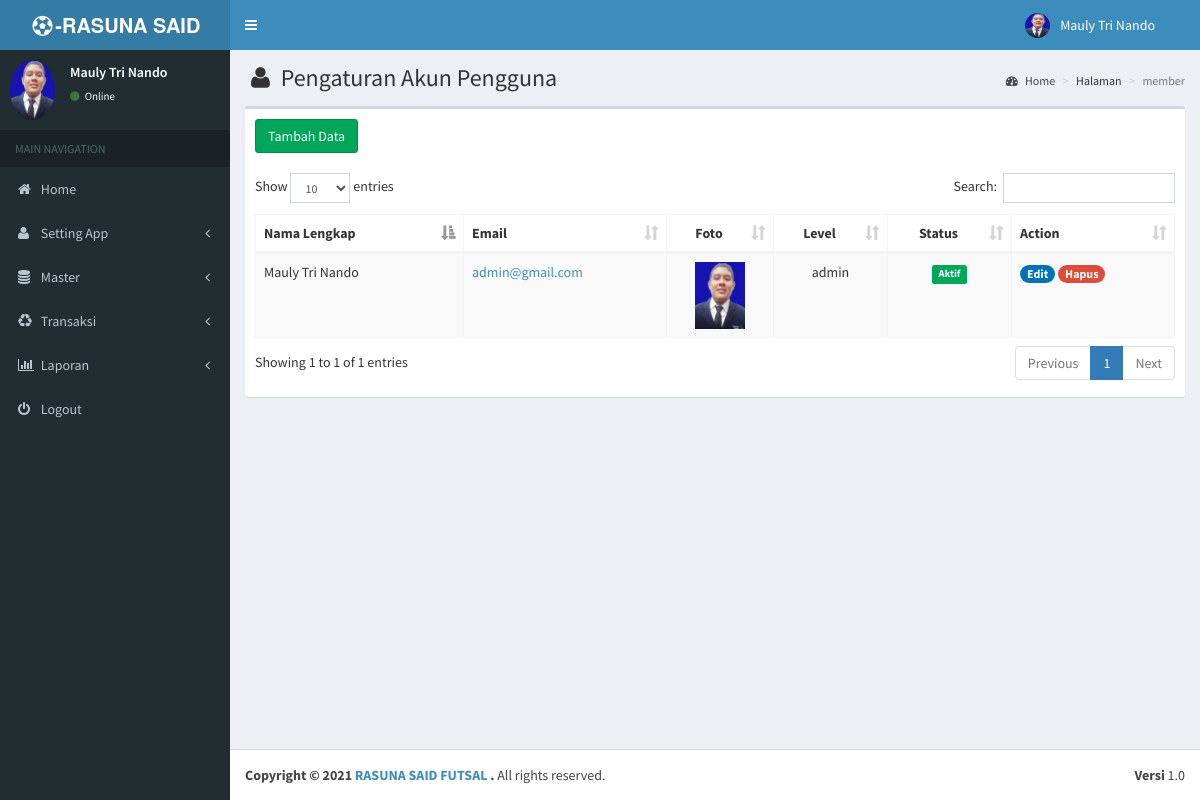
Screenshot of /index.php?halamane=member (signed in) with the database file from the repository.
### tables this page shows
CREATE TABLE `identitas` (
  `id_identitas` varchar(3) NOT NULL,
  `nama_identitas` varchar(35) NOT NULL,
  `alamat` text NOT NULL,
  `no_telp` varchar(12) NOT NULL,
  `rekening` text NOT NULL,
  `email` varchar(25) NOT NULL
);

CREATE TABLE `member` (
  `username` int(5) NOT NULL,
  `password` varchar(50) NOT NULL,
  `nama_lengkap` varchar(100) NOT NULL,
  `email` varchar(100) NOT NULL,
  `blokir` enum('N','Y') DEFAULT 'N',
  `foto` varchar(100) NOT NULL,
  `level` varchar(20) NOT NULL,
  `tanggal` varchar(10) NOT NULL,
  `alamat` varchar(100) NOT NULL,
  `no_telp` varchar(12) NOT NULL,
  `foto_ktp` varchar(100) NOT NULL,
  `no_hp` varchar(12) NOT NULL
);

### index.php (the view, shortened to what this page needs)
<?php
if (isset($_SESSION['username']) && isset($_SESSION['namauser']) && isset($_SESSION['namalengkap']) && isset($_SESSION['passuser']) && isset($_SESSION['level']))
{
$i=mysql_fetch_array(mysql_query("SELECT * FROM identitas WHERE id_identitas='00'"));
?>
<!DOCTYPE html>
<html>
<head>
  <link rel="stylesheet" href="bootstrap/css/bootstrap.min.css">
  <link rel="stylesheet" href="dist/css/font-awesome.min.css">
  <link rel="stylesheet" href="dist/css/ionicons.min.css">
  <link rel="stylesheet" href="dist/css/AdminLTE.min.css">
  <link rel="stylesheet" href="dist/css/skins/_all-skins.min.css">
  <link rel="stylesheet" href="plugins/bootstrap-wysihtml5/bootstrap3-wysihtml5.min.css">
  <link rel="stylesheet" href="plugins/daterangepicker/daterangepicker-bs3.css">
  <link rel="stylesheet" href="plugins/datepicker/datepicker3.css">
  <link rel="stylesheet" href="plugins/iCheck/all.css">
  <link rel="stylesheet" href="plugins/colorpicker/bootstrap-colorpicker.min.css">
  <link rel="stylesheet" href="plugins/timepicker/bootstrap-timepicker.min.css">
  <link rel="stylesheet" href="plugins/select2/select2.min.css">
  <link rel="stylesheet" href="plugins/datatables/dataTables.bootstrap.css">
<link href='plugins/fullcalendar/fullcalendar.css' rel='stylesheet' />
<link href='plugins/fullcalendar/fullcalendar.print.css' rel='stylesheet' media='print' />
</head>
<body class="hold-transition skin-blue fixed sidebar-mini">
<div class="wrapper">
  <header class="main-header">
    <a href="index.php?halamane=home" class="logo">
      <span class="logo-lg"><b><i class="fa fa-fw fa-soccer-ball-o"></i>-<?php echo"$i[nama_identitas]"; ?></b></i></span>
    </a>
    <nav class="navbar navbar-static-top">
      <a href="#" class="sidebar-toggle" data-toggle="offcanvas" role="button">
      </a>
      <div class="navbar-custom-menu">
        <ul class="nav navbar-nav">
          <li class="dropdown user user-menu">
            <a href="#" class="dropdown-toggle" data-toggle="dropdown">
              <?php
               if ($_SESSION['level'] =='admin'){
              ?>
              <img src="<?php echo"foto_user/small_$_SESSION[foto]";?>" class="user-image" alt="User Image">
               <?php
             }
               else{
                echo"<img src=\"foto_user/user.png\" class=\"user-image\" alt=\"User Image\">";
               }
              ?>
              <span class="hidden-xs"><?php echo"$_SESSION[namalengkap]";?></span>
            </a>
          </li>
          <li>
           <a></a>
          </li>
        </ul>
      </div>
    </nav>
  </header>
  <aside class="main-sidebar">
    <section class="sidebar">
      <div class="user-panel">
        <div class="pull-left image">
        <?php
               if ($_SESSION['level'] =='admin'){
              ?>
              <img src="<?php echo"foto_user/small_$_SESSION[foto]";?>" class="img-circle" alt="User Image">
               <?php
             }
               else{
                echo"<img src=\"foto_user/user.png\" class=\"user-image\" alt=\"User Image\">";
               }
              ?>
        </div>
        <div class="pull-left info">
          <p><?php echo"$_SESSION[namalengkap]";?></p>
          <a href="#"><i class="fa fa-circle text-success"></i> Online</a>
        </div>
      </div>
      <ul class="sidebar-menu">
        <?php
echo"<li class='header'>MAIN NAVIGATION</li>
<li><a href='index.php?halamane=home'><i class='fa fa-home'></i> <span>Home</span></a></li>
</li>";
         if ($_SESSION['level'] =='admin'){
        echo"<li class='treeview'>
          <a href='#'>
            <i class='fa fa-user'></i>
            <span>Setting App</span>
            <i class='fa fa-angle-left pull-right'></i>
          </a>
          <ul class='treeview-menu'>
            <li><a href='index.php?halamane=member'><i class='fa fa-circle-o'></i>User Account</a></li>
            <li><a href='index.php?halamane=member&act=akun-member'><i class='fa fa-circle-o'></i>Member Account</a></li>
            <li><a href='index.php?halamane=identitas'><i class='fa fa-circle-o'></i> Identitas Web</a></li></ul>
        </li>
     <li class='treeview'>
          <a href='#'>
            <i class='fa fa-database'></i>
            <span>Master</span>
            <i class='fa fa-angle-left pull-right'></i>
          </a>
          <ul class='treeview-menu'>
         <li><a href='index.php?halamane=lapangan'><i class='fa fa-circle-o'></i> Daftar Lapangan</a></li>
         <li><a href='index.php?halamane=konfirmasi'><i class='fa fa-circle-o'></i> Daftar Konfirmasi</a></li>
          </ul>
        </li>
         <li class='treeview'>
          <a href='#'>
            <i class='fa fa-recycle'></i>
            <span>Transaksi</span>
            <i class='fa fa-angle-left pull-right'></i>
          </a>
          <ul class='treeview-menu'>
         <li><a href='index.php?halamane=jadwal'><i class='fa fa-circle-o'></i> Penjadwalan</a></li>
         <li><a href='index.php?halamane=pilih-jadwal'><i class='fa fa-circle-o'></i> Jadwal Hari Ini</a></li>
         <li><a href='index.php?halamane=transaksi'><i class='fa fa-circle-o'></i> Rekap Transaksi</a></li>
          </ul>
        </li>
         <li class='treeview'>
          <a href='#'>
            <i class='fa fa-bar-chart'></i>
            <span>Laporan</span>
            <i class='fa fa-angle-left pull-right'></i>
          </a>
          <ul class='treeview-menu'>
         <li><a href='index.php?halamane=laptrans'><i class='fa fa-circle-o'></i> Laporan Transaksi</a></li>
          </ul>";
           }
       echo"<li><a href='logout.php'><i class='fa fa-power-off'></i> <span>Logout</span></a></li>";
        ?>
      </ul>
    </section>
  </aside>
  <div class="content-wrapper">
  <?php include "content.php"; ?>
  <footer class="main-footer">
    <div class="pull-right hidden-xs">
      <div align="center"><b>Versi</b> 1.0
      </div>
    </div>
    <strong>Copyright &copy; 2021 <a href="http://"><?php echo"$i[nama_identitas]"; ?></a>.</strong> All rights
    reserved.
  </footer>
</body>
</html>
<?php
}
else
{
	lompat_ke("login.html");
}
?>

### halaman/hal_member/member.php (shortened to what this page needs)
    <section class="content-header">
      <h1><i class="fa fa-fw fa-user"></i> Pengaturan Akun Pengguna<small></small></h1>
      <ol class="breadcrumb">
        <li><a href="#"><i class="fa fa-dashboard"></i> Home</a></li>
        <li>Halaman</li>
        <li class="active"><?php echo"$_GET[halamane]"; ?></li>
      </ol>
    </section>
<?php
 if (empty($_SESSION['username']) AND empty($_SESSION['passuser'])){
  echo "<link href='style.css' rel='stylesheet' type='text/css'>
 <center>Untuk mengakses halaman, Anda harus login <br>";
  echo "<a href=../../index.php><b>LOGIN</b></a></center>";
}
else{
$aksi="halaman/hal_member/aksi_member.php";
switch($_GET[act]){
  default:
echo " <section class='content'>
      <div class='row'>
        <div class='col-xs-12'>
           <div class='box'>
            <div class='box-header'>
              <h3 class='box-title'><a href='?halamane=member&act=tambahmember' class='btn btn-large btn-success'><span>Tambah Data</span></a></h3>
            </div>
            <div class='box-body'>
              <table id='example1' class='table table-bordered table-striped'>
                <thead>
                <tr>
                  <th>Nama Lengkap</th>
                  <th>Email</th>
                  <th><center>Foto</center></th>
                  <th><center>Level</center></th>
                  <th><center>Status</center></th>
                  <th>Action</th>
                </tr>
                </thead>
                <tbody>";
				   if ($_SESSION[level]=='admin'){
      $tampil = mysql_query("SELECT * FROM member WHERE level='admin' ORDER BY nama_lengkap ASC");
    }
    else{
      $tampil=mysql_query("SELECT * FROM member WHERE username='$_SESSION[namauser]'");
    }
    while($r=mysql_fetch_array($tampil)){
   echo "<tr>
   <td>$r[nama_lengkap]</td>
   <td><a href=mailto:$r[email]>$r[email]</a></td>
   <td><center><img src='foto_user/small_$r[foto]' width=50></center></td>
   <td><center>"; if ($r['level']=='admin'){echo"admin";} if ($r['level']=='user'){echo"user";} echo"</center></td>
   <td><center>"; if ($r['blokir']=='N'){ echo"<span class='label label-success'>Aktif</span>"; } else {echo"<span class='label label-danger'>Block</span>"; } echo"</center></td>
   <td><a href='?halamane=member&act=editmember&id=$r[username]'><span class='badge bg-blue'>Edit</span></a>
       <a onclick=\"return confirm('Are sure want to delete this data ??')\" href='$aksi?halamane=member&act=hapus&id=$r[username]&namafile=$r[foto]'><span class='badge bg-red'>Hapus</span></a></td>
   </tr> ";
	}
                echo"</tbody>
              </table>
            </div>
          </div>
        </div>
      </div>
    </section>
  </div>";
   break;
   }
   }
   ?>
   </div>

### rows the page displays
identitas: nama_identitas "RASUNA SAID…", nama_identitas "RASUNA SAID FUTSAL"
member: nama_lengkap "Mauly Tri Nando", email "admin@gmail.com", foto (picture), level "admin", blokir "Aktif"

### other values shown
$_SESSION[namalengkap] "Mauly Tri Nando"
$_GET[halamane] "member"
